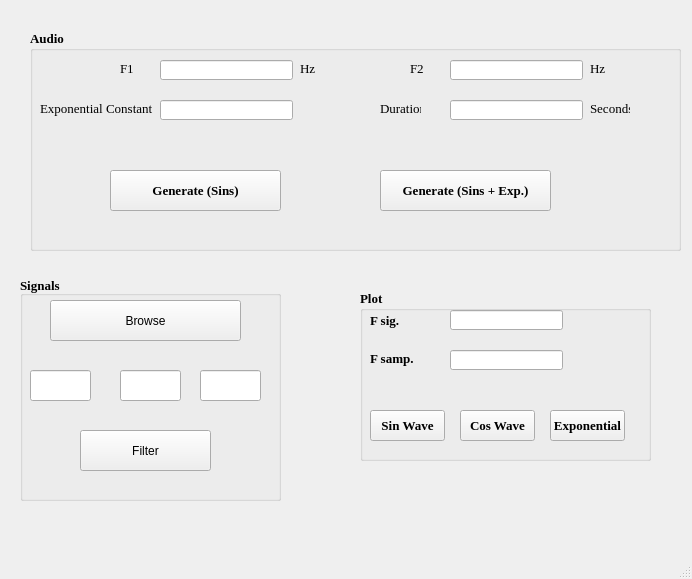
<?xml version="1.0" encoding="UTF-8"?>
<ui version="4.0">
 <class>MainWindow</class>
 <widget class="QMainWindow" name="MainWindow">
  <property name="geometry">
   <rect>
    <x>0</x>
    <y>0</y>
    <width>692</width>
    <height>579</height>
   </rect>
  </property>
  <property name="windowTitle">
   <string>MainWindow</string>
  </property>
  <widget class="QWidget" name="centralwidget">
   <widget class="QGroupBox" name="groupBox">
    <property name="geometry">
     <rect>
      <x>360</x>
      <y>290</y>
      <width>291</width>
      <height>171</height>
     </rect>
    </property>
    <property name="font">
     <font>
      <family>Times New Roman</family>
      <pointsize>10</pointsize>
      <weight>75</weight>
      <bold>true</bold>
     </font>
    </property>
    <property name="title">
     <string>Plot</string>
    </property>
    <widget class="QPushButton" name="pushButton_6">
     <property name="geometry">
      <rect>
       <x>10</x>
       <y>120</y>
       <width>75</width>
       <height>31</height>
      </rect>
     </property>
     <property name="text">
      <string>Sin Wave</string>
     </property>
    </widget>
    <widget class="QPushButton" name="pushButton_7">
     <property name="geometry">
      <rect>
       <x>100</x>
       <y>120</y>
       <width>75</width>
       <height>31</height>
      </rect>
     </property>
     <property name="text">
      <string>Cos Wave</string>
     </property>
    </widget>
    <widget class="QPushButton" name="pushButton_8">
     <property name="geometry">
      <rect>
       <x>190</x>
       <y>120</y>
       <width>75</width>
       <height>31</height>
      </rect>
     </property>
     <property name="text">
      <string>Exponential</string>
     </property>
    </widget>
    <widget class="QLineEdit" name="lineEdit_8">
     <property name="geometry">
      <rect>
       <x>90</x>
       <y>20</y>
       <width>113</width>
       <height>20</height>
      </rect>
     </property>
    </widget>
    <widget class="QLineEdit" name="lineEdit_9">
     <property name="geometry">
      <rect>
       <x>90</x>
       <y>60</y>
       <width>113</width>
       <height>20</height>
      </rect>
     </property>
    </widget>
    <widget class="QLabel" name="label_15">
     <property name="geometry">
      <rect>
       <x>10</x>
       <y>20</y>
       <width>71</width>
       <height>20</height>
      </rect>
     </property>
     <property name="text">
      <string>F sig.</string>
     </property>
    </widget>
    <widget class="QLabel" name="label_16">
     <property name="geometry">
      <rect>
       <x>10</x>
       <y>60</y>
       <width>71</width>
       <height>16</height>
      </rect>
     </property>
     <property name="text">
      <string>F samp.</string>
     </property>
    </widget>
   </widget>
   <widget class="QGroupBox" name="groupBox_2">
    <property name="geometry">
     <rect>
      <x>30</x>
      <y>30</y>
      <width>651</width>
      <height>221</height>
     </rect>
    </property>
    <property name="font">
     <font>
      <family>Times New Roman</family>
      <pointsize>10</pointsize>
      <weight>75</weight>
      <bold>true</bold>
     </font>
    </property>
    <property name="title">
     <string>Audio</string>
    </property>
    <widget class="QLabel" name="label">
     <property name="geometry">
      <rect>
       <x>90</x>
       <y>30</y>
       <width>60</width>
       <height>16</height>
      </rect>
     </property>
     <property name="font">
      <font>
       <family>Times New Roman</family>
       <weight>50</weight>
       <bold>false</bold>
      </font>
     </property>
     <property name="text">
      <string>F1</string>
     </property>
    </widget>
    <widget class="QLineEdit" name="lineEdit">
     <property name="geometry">
      <rect>
       <x>130</x>
       <y>30</y>
       <width>133</width>
       <height>20</height>
      </rect>
     </property>
    </widget>
    <widget class="QLabel" name="label_6">
     <property name="geometry">
      <rect>
       <x>270</x>
       <y>30</y>
       <width>16</width>
       <height>16</height>
      </rect>
     </property>
     <property name="font">
      <font>
       <family>Times New Roman</family>
       <weight>50</weight>
       <bold>false</bold>
      </font>
     </property>
     <property name="text">
      <string>Hz</string>
     </property>
    </widget>
    <widget class="QLabel" name="label_2">
     <property name="geometry">
      <rect>
       <x>380</x>
       <y>30</y>
       <width>60</width>
       <height>16</height>
      </rect>
     </property>
     <property name="font">
      <font>
       <family>Times New Roman</family>
       <weight>50</weight>
       <bold>false</bold>
      </font>
     </property>
     <property name="text">
      <string>F2 </string>
     </property>
    </widget>
    <widget class="QLineEdit" name="lineEdit_2">
     <property name="geometry">
      <rect>
       <x>420</x>
       <y>30</y>
       <width>133</width>
       <height>20</height>
      </rect>
     </property>
    </widget>
    <widget class="QLabel" name="label_3">
     <property name="geometry">
      <rect>
       <x>350</x>
       <y>70</y>
       <width>41</width>
       <height>16</height>
      </rect>
     </property>
     <property name="font">
      <font>
       <family>Times New Roman</family>
       <weight>50</weight>
       <bold>false</bold>
      </font>
     </property>
     <property name="text">
      <string>Duration</string>
     </property>
    </widget>
    <widget class="QLineEdit" name="lineEdit_3">
     <property name="geometry">
      <rect>
       <x>420</x>
       <y>70</y>
       <width>133</width>
       <height>20</height>
      </rect>
     </property>
    </widget>
    <widget class="QLabel" name="label_4">
     <property name="geometry">
      <rect>
       <x>10</x>
       <y>70</y>
       <width>121</width>
       <height>16</height>
      </rect>
     </property>
     <property name="font">
      <font>
       <family>Times New Roman</family>
       <weight>50</weight>
       <bold>false</bold>
      </font>
     </property>
     <property name="text">
      <string>Exponential Constant</string>
     </property>
    </widget>
    <widget class="QLineEdit" name="lineEdit_4">
     <property name="geometry">
      <rect>
       <x>130</x>
       <y>70</y>
       <width>133</width>
       <height>20</height>
      </rect>
     </property>
    </widget>
    <widget class="QLabel" name="label_5">
     <property name="geometry">
      <rect>
       <x>560</x>
       <y>30</y>
       <width>16</width>
       <height>16</height>
      </rect>
     </property>
     <property name="font">
      <font>
       <family>Times New Roman</family>
       <weight>50</weight>
       <bold>false</bold>
      </font>
     </property>
     <property name="text">
      <string>Hz</string>
     </property>
    </widget>
    <widget class="QLabel" name="label_7">
     <property name="geometry">
      <rect>
       <x>560</x>
       <y>70</y>
       <width>40</width>
       <height>16</height>
      </rect>
     </property>
     <property name="font">
      <font>
       <family>Times New Roman</family>
       <weight>50</weight>
       <bold>false</bold>
      </font>
     </property>
     <property name="text">
      <string>Seconds</string>
     </property>
    </widget>
    <widget class="QPushButton" name="pushButton_4">
     <property name="geometry">
      <rect>
       <x>80</x>
       <y>140</y>
       <width>171</width>
       <height>41</height>
      </rect>
     </property>
     <property name="font">
      <font>
       <family>Times New Roman</family>
       <weight>75</weight>
       <bold>true</bold>
      </font>
     </property>
     <property name="text">
      <string>Generate (Sins)</string>
     </property>
    </widget>
    <widget class="QPushButton" name="pushButton_5">
     <property name="geometry">
      <rect>
       <x>350</x>
       <y>140</y>
       <width>171</width>
       <height>41</height>
      </rect>
     </property>
     <property name="font">
      <font>
       <family>Times New Roman</family>
       <weight>75</weight>
       <bold>true</bold>
      </font>
     </property>
     <property name="text">
      <string>Generate (Sins + Exp.)</string>
     </property>
    </widget>
   </widget>
   <widget class="QGroupBox" name="groupBox_3">
    <property name="geometry">
     <rect>
      <x>20</x>
      <y>290</y>
      <width>261</width>
      <height>211</height>
     </rect>
    </property>
    <property name="title">
     <string/>
    </property>
    <widget class="QPushButton" name="pushButton_2">
     <property name="geometry">
      <rect>
       <x>60</x>
       <y>140</y>
       <width>131</width>
       <height>41</height>
      </rect>
     </property>
     <property name="text">
      <string>Filter</string>
     </property>
    </widget>
    <widget class="QPushButton" name="pushButton">
     <property name="geometry">
      <rect>
       <x>30</x>
       <y>10</y>
       <width>191</width>
       <height>41</height>
      </rect>
     </property>
     <property name="text">
      <string>Browse</string>
     </property>
    </widget>
    <widget class="QLineEdit" name="lineEdit_5">
     <property name="geometry">
      <rect>
       <x>10</x>
       <y>80</y>
       <width>61</width>
       <height>31</height>
      </rect>
     </property>
    </widget>
    <widget class="QLineEdit" name="lineEdit_6">
     <property name="geometry">
      <rect>
       <x>100</x>
       <y>80</y>
       <width>61</width>
       <height>31</height>
      </rect>
     </property>
    </widget>
    <widget class="QLineEdit" name="lineEdit_7">
     <property name="geometry">
      <rect>
       <x>180</x>
       <y>80</y>
       <width>61</width>
       <height>31</height>
      </rect>
     </property>
    </widget>
   </widget>
   <widget class="QLabel" name="label_14">
    <property name="geometry">
     <rect>
      <x>20</x>
      <y>270</y>
      <width>151</width>
      <height>31</height>
     </rect>
    </property>
    <property name="font">
     <font>
      <family>Times New Roman</family>
      <pointsize>10</pointsize>
      <weight>75</weight>
      <bold>true</bold>
     </font>
    </property>
    <property name="text">
     <string>Signals</string>
    </property>
   </widget>
  </widget>
  <widget class="QMenuBar" name="menubar">
   <property name="geometry">
    <rect>
     <x>0</x>
     <y>0</y>
     <width>692</width>
     <height>21</height>
    </rect>
   </property>
  </widget>
  <widget class="QStatusBar" name="statusbar"/>
 </widget>
 <resources/>
 <connections/>
</ui>
